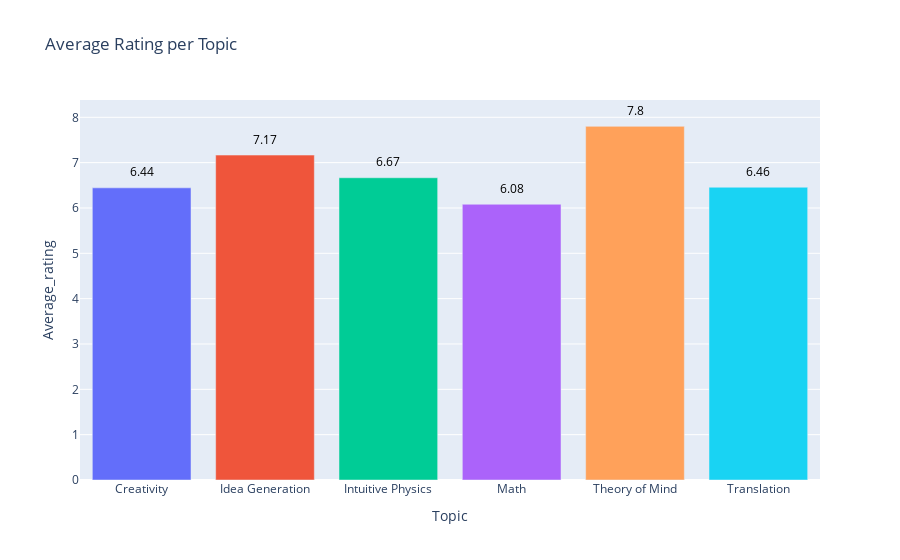

Notebook code for this chart:
### Markdown cell above
How did models in general do in each topic?

### Code cell
fig = px.bar(data_gb_topic, x='Topic', y='Average_rating', 
             title='Average Rating per Topic',
             color='Topic') 

# add average labels on top of the bars
for trace in fig.data:
    for i, value in enumerate(trace['y']):
        fig.add_annotation(
            x=trace['x'][i],
            y=value+0.35,
            text=str(round(value, 2)),
            showarrow=False,
            font=dict(color='black')
        )

fig.update_layout(showlegend=False)

fig.show()

### Figure 1 — Plotly figure (JSON) as saved in the notebook; plotly's stock layout.template omitted (floating-point values rounded to 4 significant figures)
{"data": [{"alignmentgroup": "True", "hovertemplate": "Topic=%{x}<br>Average_rating=%{y}<extra></extra>", "legendgroup": "Creativity", "marker": {"color": "#636efa", "pattern": {"shape": ""}}, "name": "Creativity", "offsetgroup": "Creativity", "orientation": "v", "showlegend": true, "textposition": "auto", "type": "bar", "x": ["Creativity"], "xaxis": "x", "y": [6.444], "yaxis": "y"}, {"alignmentgroup": "True", "hovertemplate": "Topic=%{x}<br>Average_rating=%{y}<extra></extra>", "legendgroup": "Idea Generation", "marker": {"color": "#EF553B", "pattern": {"shape": ""}}, "name": "Idea Generation", "offsetgroup": "Idea Generation", "orientation": "v", "showlegend": true, "textposition": "auto", "type": "bar", "x": ["Idea Generation"], "xaxis": "x", "y": [7.167], "yaxis": "y"}, {"alignmentgroup": "True", "hovertemplate": "Topic=%{x}<br>Average_rating=%{y}<extra></extra>", "legendgroup": "Intuitive Physics", "marker": {"color": "#00cc96", "pattern": {"shape": ""}}, "name": "Intuitive Physics", "offsetgroup": "Intuitive Physics", "orientation": "v", "showlegend": true, "textposition": "auto", "type": "bar", "x": ["Intuitive Physics"], "xaxis": "x", "y": [6.667], "yaxis": "y"}, {"alignmentgroup": "True", "hovertemplate": "Topic=%{x}<br>Average_rating=%{y}<extra></extra>", "legendgroup": "Math", "marker": {"color": "#ab63fa", "pattern": {"shape": ""}}, "name": "Math", "offsetgroup": "Math", "orientation": "v", "showlegend": true, "textposition": "auto", "type": "bar", "x": ["Math"], "xaxis": "x", "y": [6.082], "yaxis": "y"}, {"alignmentgroup": "True", "hovertemplate": "Topic=%{x}<br>Average_rating=%{y}<extra></extra>", "legendgroup": "Theory of Mind", "marker": {"color": "#FFA15A", "pattern": {"shape": ""}}, "name": "Theory of Mind", "offsetgroup": "Theory of Mind", "orientation": "v", "showlegend": true, "textposition": "auto", "type": "bar", "x": ["Theory of Mind"], "xaxis": "x", "y": [7.8], "yaxis": "y"}, {"alignmentgroup": "True", "hovertemplate": "Topic=%{x}<br>Average_rating=%{y}<extra></extra>", "legendgroup": "Translation", "marker": {"color": "#19d3f3", "pattern": {"shape": ""}}, "name": "Translation", "offsetgroup": "Translation", "orientation": "v", "showlegend": true, "textposition": "auto", "type": "bar", "x": ["Translation"], "xaxis": "x", "y": [6.457], "yaxis": "y"}], "layout": {"annotations": [{"font": {"color": "black"}, "showarrow": false, "text": "6.44", "x": "Creativity", "y": 6.794}, {"font": {"color": "black"}, "showarrow": false, "text": "7.17", "x": "Idea Generation", "y": 7.517}, {"font": {"color": "black"}, "showarrow": false, "text": "6.67", "x": "Intuitive Physics", "y": 7.017}, {"font": {"color": "black"}, "showarrow": false, "text": "6.08", "x": "Math", "y": 6.432}, {"font": {"color": "black"}, "showarrow": false, "text": "7.8", "x": "Theory of Mind", "y": 8.15}, {"font": {"color": "black"}, "showarrow": false, "text": "6.46", "x": "Translation", "y": 6.807}], "barmode": "relative", "legend": {"title": {"text": "Topic"}, "tracegroupgap": 0}, "showlegend": false, "title": {"text": "Average Rating per Topic"}, "xaxis": {"anchor": "y", "categoryarray": ["Creativity", "Idea Generation", "Intuitive Physics", "Math", "Theory of Mind", "Translation"], "categoryorder": "array", "domain": [0, 1], "title": {"text": "Topic"}}, "yaxis": {"anchor": "x", "domain": [0, 1], "title": {"text": "Average_rating"}}}}
